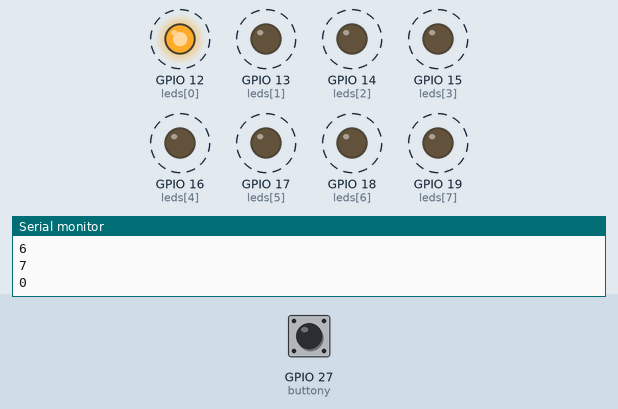
This sketch was run on a simulated ESP32. Parts: output pins drawn as LEDs (lit = HIGH), the last lines printed to the serial monitor. Dashed ring = blinking. Inputs (shaded band) come from the test bench; at power-on: GPIO 27 (buttony) HIGH. EEPROM starts erased.

Above: at 1.7 s.
2.5 s: GPIO 27 (buttony) pulled LOW for 1 s
At 2.99 s:
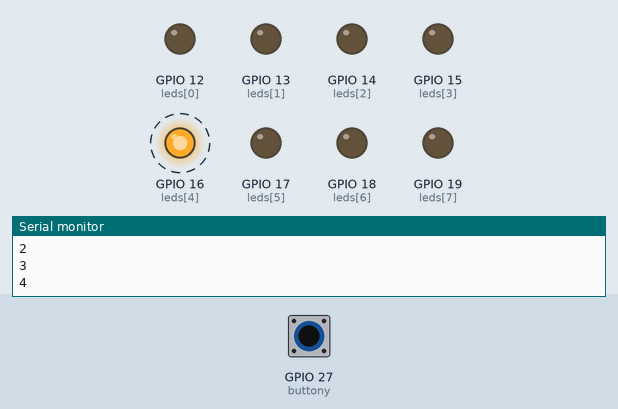
7.2 s: GPIO 27 (buttony) pulled LOW for 3.2 s
At 7.42 s:
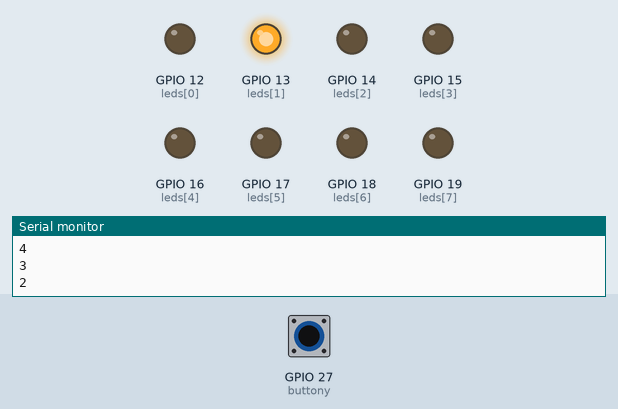
14.1 s: GPIO 27 (buttony) pulled LOW for 3.2 s
At 14.32 s:
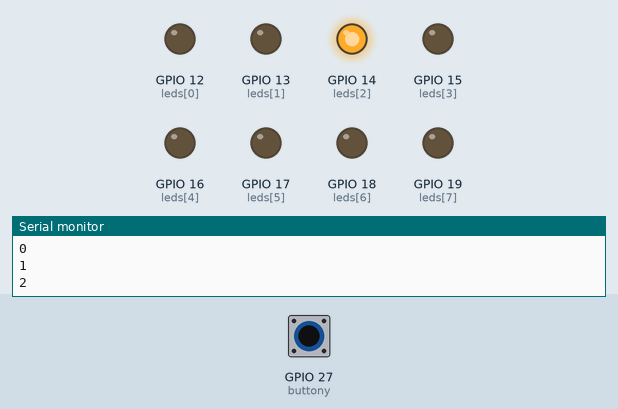
Timing chart, 0 to 25.7 s (numbered marks = the images above; inputs shaded):
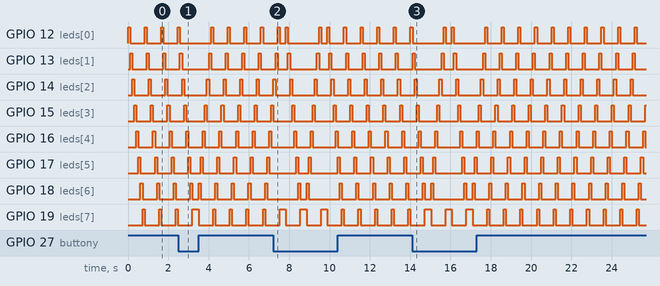

The sketch:

LAB1-8.ino
```cpp
#include <EEPROM.h>
const int leds[] = {12, 13, 14, 15, 16, 17, 18, 19};
const int numLeds = sizeof(leds) / sizeof(leds[0]);

int lastLed = 0;  // เก็บค่าล่าสุดไว้
const int eepromAddrLed = 0;
const int eepromAddrDirection = 1;
const int buttong = 26;
const int buttony = 27; // เพิ่มสวิตช์
bool direction = true; // true: จากซ้ายไปขวา, false: จากขวาไปซ้าย

void setup() {
  // put your setup code here, to run once:
  Serial.begin(115200);
  pinMode(buttong, INPUT_PULLUP);
  pinMode(buttony, INPUT_PULLUP); // ตั้งค่าสวิตช์เป็น INPUT
  EEPROM.begin(sizeof(lastLed) + sizeof(direction));

  for (int i = 0; i < numLeds; i++) {
    pinMode(leds[i], OUTPUT);
  }

  lastLed = EEPROM.read(eepromAddrLed);
  direction = EEPROM.read(eepromAddrDirection);

  digitalWrite(leds[lastLed], HIGH);
}

void loop() {
  // put your main code here, to run repeatedly:
  if (digitalRead(buttony) == LOW) {
    direction = !direction;
    EEPROM.write(eepromAddrDirection, direction);
    EEPROM.commit();
    delay(200); // หน่วงเวลาเพื่อป้องกันการกดหลายครั้ง
  }

  // ตรวจสอบทิศทางการวิ่งของไฟ LED
  if (direction) {
    // จากซ้ายไปขวา
    for (int i = 0; i < numLeds; i++) {
      digitalWrite(leds[lastLed], LOW);
      lastLed = (lastLed + 1) % numLeds;
      digitalWrite(leds[lastLed], HIGH);
      EEPROM.write(eepromAddrLed, lastLed);
      EEPROM.commit();
      Serial.println(i);
      delay(100);
    }
  } else {
    // จากขวาไปซ้าย
    for (int i = numLeds - 1; i >= 0; i--) {
      digitalWrite(leds[lastLed], LOW);
      lastLed = (lastLed - 1 + numLeds) % numLeds;
      digitalWrite(leds[lastLed], HIGH);
      EEPROM.write(eepromAddrLed, lastLed);
      EEPROM.commit();
      Serial.println(i);
      delay(100);
    }
  }
}
```
